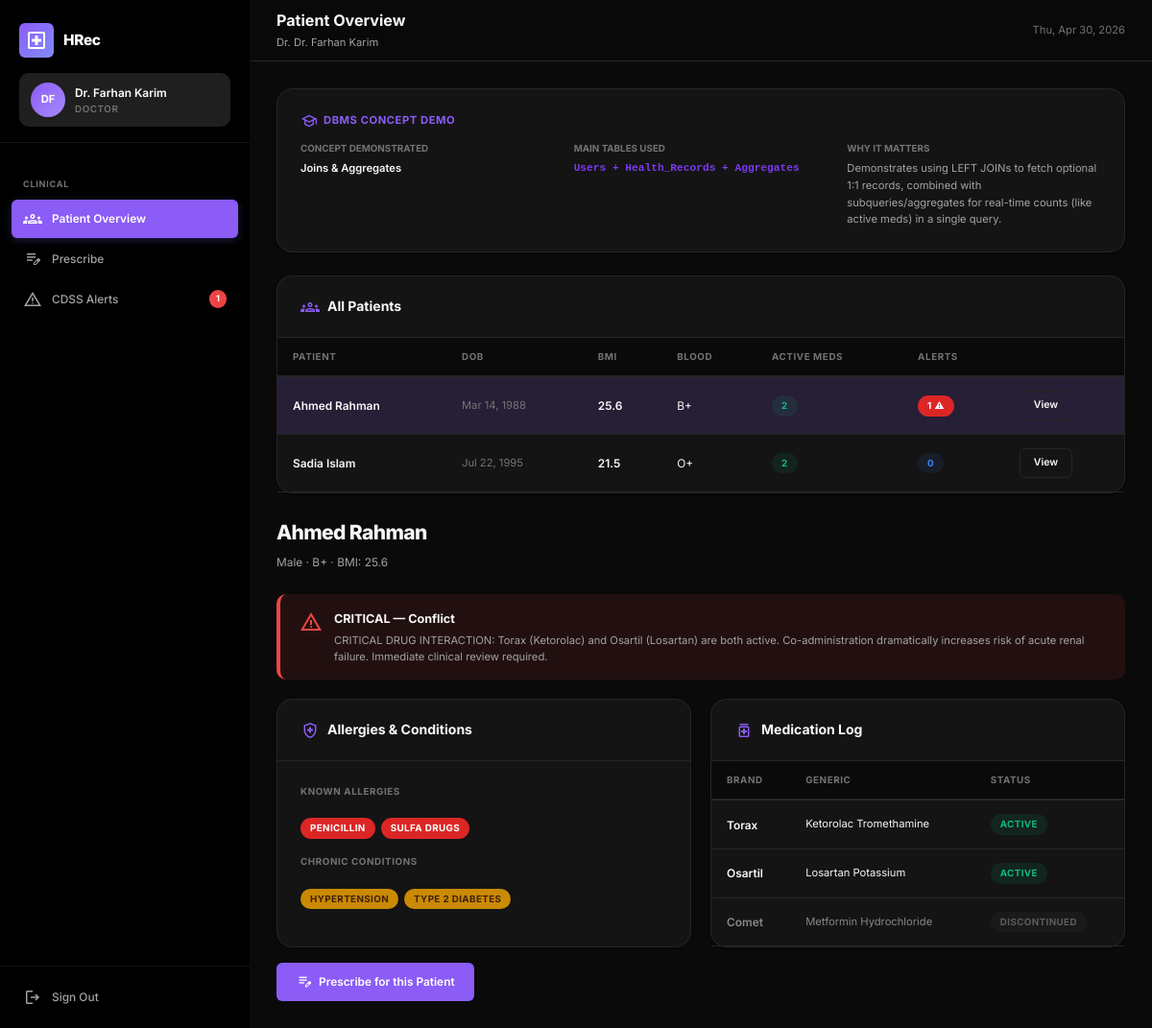
Page /pages/doctor_overview.php?pid=1 (signed in) on the committed database.
### tables this page shows
CREATE TABLE Users (
    UserID       INT AUTO_INCREMENT PRIMARY KEY,
    FullName     VARCHAR(100) NOT NULL,
    Email        VARCHAR(100) NOT NULL UNIQUE,
    PasswordHash VARCHAR(255) NOT NULL,
    DOB          DATE,
    Role         ENUM('Patient', 'Doctor', 'Pharmacist') NOT NULL DEFAULT 'Patient',
    CreatedAt    DATETIME DEFAULT CURRENT_TIMESTAMP
);

CREATE TABLE Health_Records (
    RecordID          INT AUTO_INCREMENT PRIMARY KEY,
    UserID            INT NOT NULL UNIQUE,
    DOB               DATE,
    Sex               ENUM('Male', 'Female', 'Other'),
    BloodType         ENUM('A+', 'A-', 'B+', 'B-', 'O+', 'O-', 'AB+', 'AB-'),
    WeightKG          DECIMAL(5,2),
    HeightCM          DECIMAL(5,2),
    BMI               DECIMAL(4,1) GENERATED ALWAYS AS
                      (ROUND(WeightKG / ((HeightCM / 100) * (HeightCM / 100)), 1)) STORED,
    KnownAllergies    JSON,
    ChronicConditions JSON,
    LastUpdated       DATETIME DEFAULT CURRENT_TIMESTAMP ON UPDATE CURRENT_TIMESTAMP,
    FOREIGN KEY (UserID) REFERENCES Users(UserID) ON DELETE CASCADE
);

CREATE TABLE Medical_Flags (
    FlagID      INT AUTO_INCREMENT PRIMARY KEY,
    PatientID   INT NOT NULL,
    TriggerType ENUM('Conflict', 'Allergy', 'Overdose') NOT NULL,
    ConflictID  INT DEFAULT NULL,
    Severity    ENUM('LOW', 'MODERATE', 'HIGH', 'CRITICAL') NOT NULL,
    Message     TEXT NOT NULL,
    ResolvedAt  DATETIME DEFAULT NULL,
    CreatedAt   DATETIME DEFAULT CURRENT_TIMESTAMP,
    FOREIGN KEY (PatientID)  REFERENCES Users(UserID) ON DELETE CASCADE,
    FOREIGN KEY (ConflictID) REFERENCES Drug_Conflicts(ConflictID) ON DELETE SET NULL
);

CREATE TABLE USER_MED_LOG (
    LogID        INT AUTO_INCREMENT PRIMARY KEY,
    UserID       INT NOT NULL,
    BrandID      INT NOT NULL,
    PrescribedBy INT DEFAULT NULL,
    Status       ENUM('Active', 'Discontinued', 'Completed') NOT NULL DEFAULT 'Active',
    DateAdded    DATETIME DEFAULT CURRENT_TIMESTAMP,
    Notes        TEXT,
    FOREIGN KEY (UserID)       REFERENCES Users(UserID)   ON DELETE CASCADE,
    FOREIGN KEY (BrandID)      REFERENCES Brands(BrandID),
    FOREIGN KEY (PrescribedBy) REFERENCES Doctors(UserID) ON DELETE SET NULL
);

CREATE TABLE Brands (
    BrandID      INT AUTO_INCREMENT PRIMARY KEY,
    GenericID    INT NOT NULL,
    BrandName    VARCHAR(100) NOT NULL,
    Manufacturer VARCHAR(100),
    UnitPrice    DECIMAL(10,2),
    Stock        INT DEFAULT 50 CHECK (Stock >= 0),
    Ratings      JSON,
    FOREIGN KEY (GenericID) REFERENCES Generics(GenericID) ON DELETE CASCADE
);

CREATE TABLE Generics (
    GenericID       INT AUTO_INCREMENT PRIMARY KEY,
    GenericName     VARCHAR(100) NOT NULL UNIQUE,
    DrugClass       VARCHAR(100) DEFAULT NULL,
    TypicalDuration VARCHAR(100) DEFAULT 'As prescribed',
    BlackBoxWarn    TINYINT(1)   NOT NULL DEFAULT 0,
    StopIfCondition TEXT,
    DietWarning     TEXT
);

### pages/doctor_overview.php (the view, shortened to what this page needs)
<?php
require_once __DIR__ . '/../db.php';
$patients = $pdo->query("
    SELECT u.UserID, u.FullName, u.DOB, u.Email,
           hr.BMI, hr.BloodType, hr.Sex, hr.KnownAllergies, hr.ChronicConditions,
           (SELECT COUNT(*) FROM USER_MED_LOG WHERE UserID = u.UserID AND Status='Active') AS active_meds,
           (SELECT COUNT(*) FROM Medical_Flags WHERE PatientID = u.UserID AND ResolvedAt IS NULL) AS unresolved_flags
    FROM Users u
    LEFT JOIN Health_Records hr ON u.UserID = hr.UserID
    WHERE u.Role = 'Patient'
    ORDER BY unresolved_flags DESC, u.FullName ASC
");
$patientList = $patients->fetchAll();
$selectedPatient = null;
$selectedMeds = [];
$selectedFlags = [];
if (isset($_GET['pid'])) {
    $pid = intval($_GET['pid']);
    $sp = $pdo->prepare('SELECT u.*, hr.* FROM Users u LEFT JOIN Health_Records hr ON u.UserID = hr.UserID WHERE u.UserID = ? AND u.Role = "Patient"');
    $sp->execute([$pid]);
    $selectedPatient = $sp->fetch();
    if ($selectedPatient) {
        $sm = $pdo->prepare('SELECT uml.*, b.BrandName, g.GenericName, g.DrugClass FROM USER_MED_LOG uml JOIN Brands b ON uml.BrandID = b.BrandID JOIN Generics g ON b.GenericID = g.GenericID WHERE uml.UserID = ? ORDER BY uml.Status ASC, uml.DateAdded DESC');
        $sm->execute([$pid]);
        $selectedMeds = $sm->fetchAll();
        $sf = $pdo->prepare('SELECT * FROM Medical_Flags WHERE PatientID = ? AND ResolvedAt IS NULL ORDER BY CreatedAt DESC');
        $sf->execute([$pid]);
        $selectedFlags = $sf->fetchAll();
    }
}
include __DIR__ . '/../includes/header.php';
?>
<div class="page-content">
  <?php include __DIR__ . '/../includes/dbms_panel.php'; ?>
  <div class="card mb-24 stagger-1">
    <div class="card-header"><h2 class="card-title"><span class="material-symbols-outlined">groups</span> All Patients</h2></div>
    <div class="table-wrap">
      <table>
        <thead><tr><th>Patient</th><th>DOB</th><th>BMI</th><th>Blood</th><th>Active Meds</th><th>Alerts</th><th></th></tr></thead>
        <tbody>
          <?php foreach ($patientList as $p): ?>
            <tr style="<?= (isset($_GET['pid']) && intval($_GET['pid']) === $p['UserID']) ? 'background:var(--accent-light)' : '' ?>">
              <td class="fw-600"><?= htmlspecialchars($p['FullName']) ?></td>
              <td class="text-sm text-muted"><?= $p['DOB'] ? date('M j, Y', strtotime($p['DOB'])) : '—' ?></td>
              <td class="fw-600"><?= $p['BMI'] ?? '—' ?></td>
              <td><?= htmlspecialchars($p['BloodType'] ?? '—') ?></td>
              <td><span class="badge badge-active"><?= $p['active_meds'] ?></span></td>
              <td>
                <?php if ($p['unresolved_flags'] > 0): ?>
                  <span class="badge badge-critical"><?= $p['unresolved_flags'] ?> ⚠</span>
                <?php else: ?>
                  <span class="badge badge-completed">0</span>
                <?php endif; ?>
              </td>
              <td><a href="?pid=<?= $p['UserID'] ?>" class="btn btn-sm btn-outline">View</a></td>
            </tr>
          <?php endforeach; ?>
        </tbody>
      </table>
    </div>
  </div>
  <?php if ($selectedPatient): ?>
  <h2 class="page-title"><?= htmlspecialchars($selectedPatient['FullName']) ?></h2>
  <p class="page-desc"><?= htmlspecialchars($selectedPatient['Sex'] ?? '') ?> · <?= htmlspecialchars($selectedPatient['BloodType'] ?? '') ?> · BMI: <?= $selectedPatient['BMI'] ?? '—' ?></p>
  <?php if (!empty($selectedFlags)): ?>
    <div style="display:flex;flex-direction:column;gap:12px;margin-bottom:20px;">
      <?php foreach ($selectedFlags as $f): ?>
        <div class="alert alert-<?= strtolower($f['Severity']) === 'critical' ? 'critical' : (strtolower($f['Severity']) === 'high' ? 'high' : 'moderate') ?>">
          <span class="material-symbols-outlined alert-icon">warning</span>
          <div class="alert-content">
            <div class="alert-title"><?= htmlspecialchars($f['Severity']) ?> — <?= htmlspecialchars($f['TriggerType']) ?></div>
            <div class="alert-text"><?= htmlspecialchars(substr($f['Message'], 0, 300)) ?></div>
          </div>
        </div>
      <?php endforeach; ?>
    </div>
  <?php endif; ?>
  <div class="grid-2 gap-md">
    <div class="card stagger-2">
      <div class="card-header"><h2 class="card-title"><span class="material-symbols-outlined">health_and_safety</span> Allergies & Conditions</h2></div>
      <div class="card-body">
        <div class="form-label mb-20">Known Allergies</div>
        <div style="display:flex;flex-wrap:wrap;gap:6px;margin-bottom:16px;">
          <?php foreach (json_decode($selectedPatient['KnownAllergies'] ?? '[]', true) ?: [] as $a): ?>
            <span class="badge badge-critical"><?= htmlspecialchars($a) ?></span>
          <?php endforeach; ?>
        </div>
        <div class="form-label mb-20">Chronic Conditions</div>
        <div style="display:flex;flex-wrap:wrap;gap:6px;">
          <?php foreach (json_decode($selectedPatient['ChronicConditions'] ?? '[]', true) ?: [] as $c): ?>
            <span class="badge badge-moderate"><?= htmlspecialchars($c) ?></span>
          <?php endforeach; ?>
        </div>
      </div>
    </div>
    <div class="card stagger-3">
      <div class="card-header"><h2 class="card-title"><span class="material-symbols-outlined">medication</span> Medication Log</h2></div>
      <div class="table-wrap">
        <table>
          <thead><tr><th>Brand</th><th>Generic</th><th>Status</th></tr></thead>
          <tbody>
            <?php foreach ($selectedMeds as $m): ?>
              <tr<?= $m['Status'] !== 'Active' ? ' style="opacity:.5"' : '' ?>>
                <td class="fw-600"><?= htmlspecialchars($m['BrandName']) ?></td>
                <td class="text-sm"><?= htmlspecialchars($m['GenericName']) ?></td>
                <td><span class="badge badge-<?= strtolower($m['Status']) ?>"><?= $m['Status'] ?></span></td>
              </tr>
            <?php endforeach; ?>
          </tbody>
        </table>
      </div>
    </div>
  </div>
  <div style="margin-top:16px">
    <a href="prescribe.php?pid=<?= $selectedPatient['UserID'] ?>" class="btn btn-primary"><span class="material-symbols-outlined">edit_note</span> Prescribe for this Patient</a>
  </div>
  <?php endif; ?>
</div>
<?php include __DIR__ . '/../includes/footer.php'; ?>

### rows in the picture
users: FullName "Ahmed Rahman", DOB "Mar 14, 1988", BMI "25.6", BloodType "B+", active_meds "2", unresolved_flags "1"
users: FullName "Sadia Islam", DOB "Jul 22, 1995", BMI "21.5", BloodType "O+", active_meds "2", shows "0"
health_records: UserID.FullName "Ahmed Rahman", Sex "Male", BloodType "B+", BMI "25.6", KnownAllergies "PENICILLIN", KnownAllergies "SULFA DRUGS", ChronicConditions "HYPERTENSION", ChronicConditions "TYPE 2 DIABETES"
medical_flags: Severity "CRITICAL", TriggerType "Conflict", Message "CRITICAL DRUG INTERACTION: Torax (Ketorolac) and Osartil (Losartan) are both active. Co-administration dramatically increases risk of acute renal failure. Immediate clinical review required."
user_med_log: BrandID.BrandName "Torax", generics.GenericName "Ketorolac Tromethamine", Status "ACTIVE"
user_med_log: BrandID.BrandName "Osartil", generics.GenericName "Losartan Potassium", Status "ACTIVE"
user_med_log: BrandID.BrandName "Comet", generics.GenericName "Metformin Hydrochloride", Status "DISCONTINUED"

### other values in the picture
$initials "DF"
$userName "Dr. Farhan Karim"
$role "DOCTOR"
$flagCount "1"
$pageTitle "Patient Overview"
$pageSubtitle "Dr. Dr. Farhan Karim"
$dbmsConcept "Joins & Aggregates"
$dbmsTables "Users + Health_Records + Aggregates"
$dbmsWhy "Demonstrates using LEFT JOINs to fetch optional 1:1 records, combined with subqueries/aggregates for real-time counts (like active meds) in a single query."
